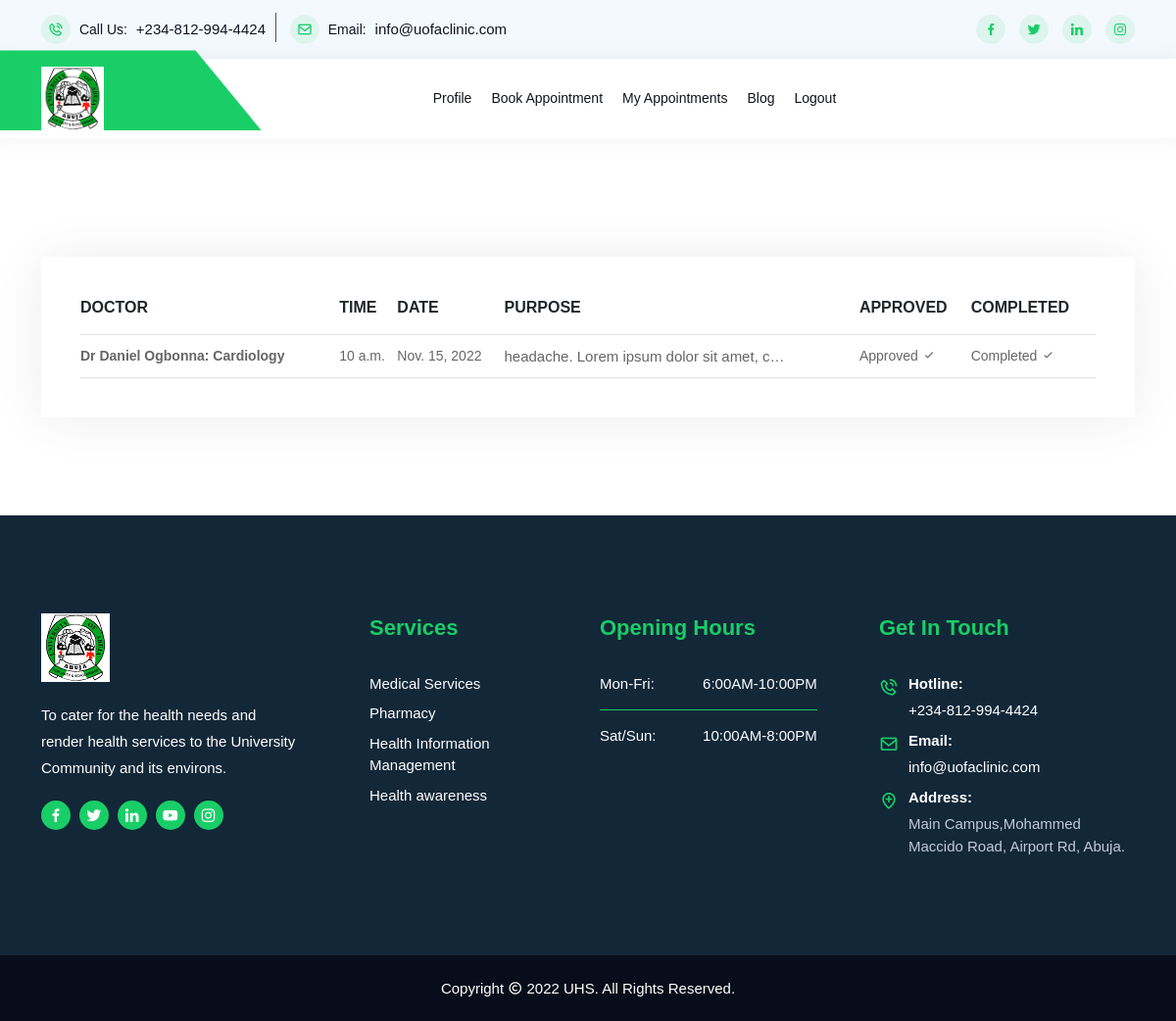
The app's page /patient/appointments (signed in) with its own data.
### patient/models.py (models this page shows, shortened)
class Appointment(models.Model):
    doctor = models.ForeignKey(Doctor, related_name='appointments', on_delete=models.CASCADE)
    patient = models.ForeignKey(Patient, related_name='appointments', on_delete=models.CASCADE)
    time = models.TimeField(blank=False)
    date = models.DateField(blank=False)
    purpose = models.TextField(blank=False)
    approved = models.BooleanField(max_length=15, default=False)
    completed = models.BooleanField(max_length=15, default=False)

### doctor/models.py (models this page shows)
class Doctor(models.Model):
    GENDER = (
        ('female', 'Female'),
        ('male', 'Male'),
    )
    username = models.OneToOneField(User, on_delete=models.CASCADE)
    phone = models.CharField(max_length=12, default="", blank=True)
    gender = models.CharField(choices=GENDER, max_length=30, blank=True, default='')
    department = models.CharField(max_length=30, blank=True, default='')
    address = models.CharField(max_length=200, blank=True, default='')
    def __str__(self):
        return f'Dr {self.username.first_name} {self.username.last_name}: {self.department}'

### patient/views.py (the view)
# urls.py: path('patient/appointments', views.appointments, name='appointments'),
@cache_control(no_cache=True, must_revalidate=True, no_store=True)
@login_required
def appointments(request):
    user = request.user.patient
    appointment_list = user.appointments.all().order_by('date')
    context = {
        'appointment_list': appointment_list,
    }
    return render(request, 'patient/appointments.html', context)

### templates/patient/appointments.html (shortened to what this page needs)
{% extends 'base.html' %}
{% load bootstrap4 %}
{% load static %}
{% block content %}<br/>
<section class="cart-area ptb-100">
    <div class="container">
        <div class="row">
            <div class="col-lg-12 col-md-12">
                <div class="cart-wraps">
                    {% if appointment_list.count > 0 %}
                        <div class="cart-table table-responsive">
                            <table class="table table-bordered">
                                <thead>
                                    <tr>
                                        <th scope="col">Doctor</th>
                                        <th scope="col">Time</th>
                                        <th scope="col">Date</th>
                                        <th scope="col">Purpose</th>
                                        <th scope="col">Approved</th>
                                        <th scope="col">Completed</th>
                                    </tr>
                                </thead>
                                <tbody>
                                {% for appointment in appointment_list %}
                                    <tr>
                                        <td class="product-thumbnail">
                                            <b>{{ appointment.doctor }}</b>
                                        </td>
                                        <td class="product-name">
                                            {{ appointment.time }}
                                        </td>
                                        <td class="product-price">
                                            <span class="unit-amount">
                                               {{ appointment.date }}
                                            </span>
                                        </td>
                                        <td class="product-quantity">
                                            <p>
                                                {{ appointment.purpose|truncatechars:40 }}
                                            </p>
                                        </td>
                                        <td class="product-subtotal">
                                            {% if appointment.approved == True %}
                                                Approved <i class="bx bx-check"></i>
                                            {% else %}
                                                Pending
                                            {% endif %}
                                        </td>
                                        <td class="product-subtotal">
                                            {% if appointment.completed == True %}
                                                Completed <i class="bx bx-check"></i>
                                            {% else %}
                                                Not completed
                                            {% endif %}
                                        </td>
                                    </tr>
                                {% endfor %}
                                </tbody>
                            </table>
                        </div>
                    {% endif %}
                </div>
            </div>
        </div>
    </div>
</section>
{% endblock %}

### records on screen
Appointment: doctor "Dr Daniel Ogbonna: Cardiology", time "10 a.m.", date "Nov. 15, 2022", purpose "headache. Lorem ipsum dolor sit amet, c…", approved "Approved", completed "Completed"
